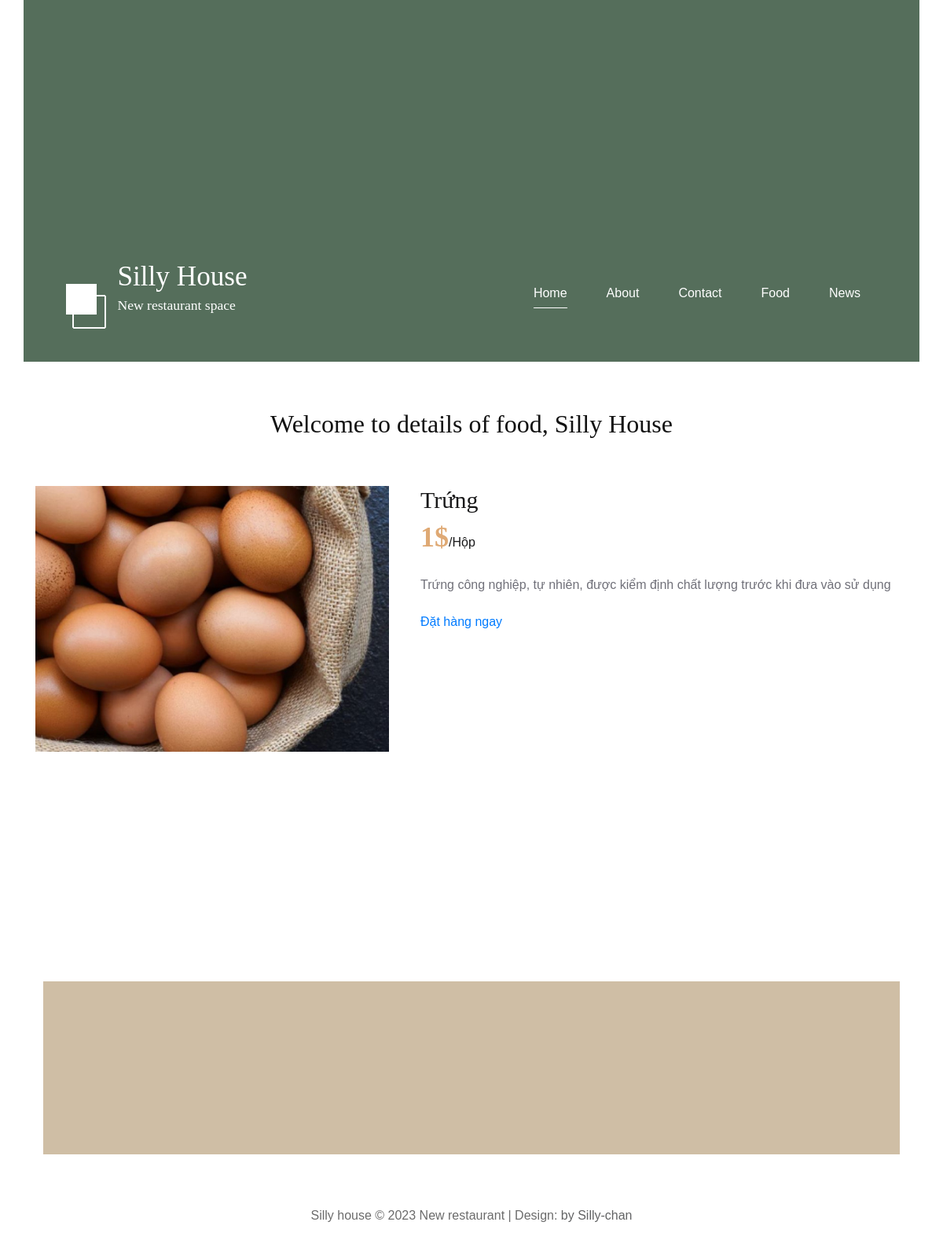
/index.php?controller=food&action=details&id=11, run on the app's committed database.
### tables this page shows
CREATE TABLE `food` (
  `id` int(11) NOT NULL,
  `picture` varchar(200) NOT NULL,
  `name` varchar(100) NOT NULL,
  `description` varchar(250) NOT NULL,
  `price` int(11) NOT NULL,
  `categoryid` int(11) NOT NULL
);

### controllers/food_controller.php (called while the page is built, shortened)
<?php
class FoodController extends BaseController
{
  public function details()
  {
    $id = filter_input(INPUT_GET, "id");
    $data=array(
      'foods' =>Food::single($id)
    );
    $this->render('details', $data);
  }
}
?>

### routes.php (called while the page is built, shortened)
<?php
$controller = new $klass;
$controller->$action();
?>

### index.php (called while the page is built, shortened)
<?php
require_once('routes.php');
?>

### models/food.php (called while the page is built, shortened)
<?php
class Food
{
  static function single($id)
  {
    $db=DB::getInstance();
    return $db->query("select * from food where id=".$id)->fetch(PDO::FETCH_OBJ);
  }
}

### views/food/details.php (the view, shortened to what this page needs)
<header class="tm-welcome-section">
				<h2 class="col-12 text-center tm-section-title">Welcome to details of food, Silly House</h2>
</header>
<section class="room-details-section spad">
        <div class="container">
            <div class="row">
                <div class="col-lg-12">
                    <div class="room-details-item">
                        <div class="float-left" style="margin-right: 40px; height: 550px; width: 450px;">
                            <img src="./assets/img/gallery/<?=$foods->picture ?>" alt="">
                        </div>
                        <div class="rd-text">
                            <div class="rd-title">
                                <h3><?= $foods->name?></h3>
                            </div>
                            <h2><?= $foods->price?>$<span>/Hộp</span></h2>
                            <p class="f-para">
                                <?= $foods->description?>
                            </p>
                            <div class="rdt-right">
                                    <a href="#">Đặt hàng ngay</a>
                            </div>
                        </div>
                    </div>
                </div>
            </div>
        </div>
    </section>
    <div class="tm-container-inner tm-featured-image">
				<div class="row">
					<div class="col-12">
						<div class="placeholder-2">
							<div class="parallax-window-2" data-parallax="scroll" data-image-src="./assets/img/about-05.jpg"></div>
						</div>
					</div>
				</div>
			</div>

### assets/css/templatemo-style.css (style rules this page uses)
ul, nav, body, h1, h2, h4, h6, p, figure { margin: 0; padding: 0; }
a, button { transition: all 0.3s ease; }
html { box-sizing: border-box; -ms-overflow-style: scrollbar; }
*, *::before, *::after { box-sizing: inherit; }
.container { width: 100%; max-width: 1200px; margin-right: auto; margin-left: auto; }
.tm-container-inner, .tm-container-inner-2 { padding-left: 15px; padding-right: 15px; }
.row { display: -ms-flexbox; display: flex; -ms-flex-wrap: wrap; flex-wrap: wrap; margin-left: -15px; margin-right: -15px; }
.col-lg-3, .col-lg-4, .col-lg-6, .col-md-4, .col-md-6, .col-sm-6, .col-12 { position: relative; width: 100%; padding-right: 15px; padding-left: 15px; }
.col-12 { -ms-flex: 0 0 100%; flex: 0 0 100%; max-width: 100%; }
.text-center { text-align: center; }
body { font-family: 'Open Sans', Arial, sans-serif; font-size: 17px; background-color: #ccc; overflow-x: hidden; }
.container { background-color: white; }
p, address { color: #626364; line-height: 1.8; }
.placeholder-2 { width: 100%; min-height: 220px; background-color: #CFBEA5; position: relative; z-index: 998; }
.parallax-window-2 { min-height: 220px; width: 100%; margin-left: auto; margin-right: auto; background: transparent; position: relative; }
.tm-welcome-section { margin: 60px auto; max-width: 655px; }
.tm-section-title { font-size: 2rem; font-weight: 400; margin-bottom: 30px; }
.tm-section, .tm-container-inner, .tm-container-inner-2 { margin-left: auto; margin-right: auto; }
@media (min-width: 768px) { .tm-gallery-page, .tm-section, .tm-container-inner, .tm-container-inner-2 { max-width: 840px; } }
@media (min-width: 992px) { .tm-container-inner { max-width: 1120px; } }

### assets/css/style.css (style rules this page uses)
html, body { height: 100%; font-family: "Cabin", sans-serif; -webkit-font-smoothing: antialiased; font-smoothing: antialiased; }
h1, h2, h3, h4, h5, h6 { margin: 0; color: #111111; font-weight: 400; font-family: "Lora", serif; }
h2 { font-size: 36px; }
h3 { font-size: 30px; }
p { font-size: 16px; font-family: "Cabin", sans-serif; color: #6b6b6b; font-weight: 400; line-height: 26px; margin: 0 0 15px 0; }
img { max-width: 100%; }
.spad { padding-top: 100px; padding-bottom: 100px; }
.room-details-section { padding-top: 0; padding-bottom: 80px; }
.room-details-item { margin-bottom: 50px; }
.room-details-item img { margin-bottom: 40px; }
.room-details-item .rd-text .rd-title { overflow: hidden; margin-bottom: 8px; }
.room-details-item .rd-text .rd-title h3 { color: #19191a; float: left; }
.room-details-item .rd-text h2 { color: #dfa974; font-weight: 700; margin-bottom: 25px; }
.room-details-item .rd-text h2 span { font-family: "Cabin", sans-serif; font-size: 16px; font-weight: 400; color: #19191a; }
.room-details-item .rd-text p { color: #707079; }
.room-details-item .rd-text p.f-para { margin-bottom: 22px; }
@media only screen and (min-width: 1200px) { .container { max-width: 1170px; } }

### data on the page
food: picture (picture), name "Trứng", price "1", description "Trứng công nghiệp, tự nhiên, được kiểm định chất lượng trước khi đưa vào sử dụng"
